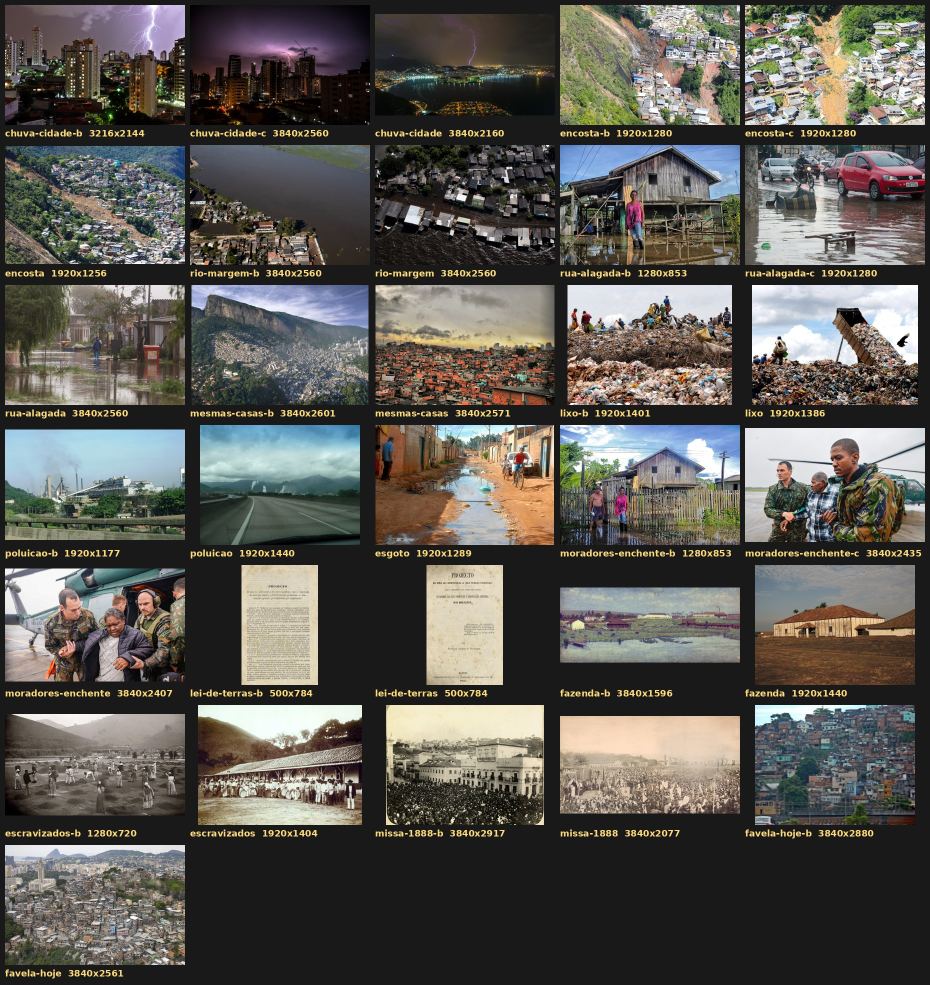
#> input picture pessoal-vitor/escola-consciencia-negra/trabalho/acervo/fotos/_folha.jpg, 1860 x 1970 px, given in place of base.png, which was not available (shown at 1/2 size)
$ python compor.py ../../../escola-consciencia-negra/trabalho/acervo/fotos/_folha.jpg
#> lines starting #> are read from the running program, lines starting #| are printed output that depends on the picture; after the words box and inside, x2 and y2 are one past the last pixel; in counts of white or black regions, pixels touching at a corner belong together
"""Thumb da Aula da Saudade: troca as fotos inventadas da imagem do Flow por fotos reais da 232, na perspectiva de cada moldura.
Rodar: python -I compor.py [--linhas]"""
import sys
import numpy as np
from PIL import Image, ImageDraw, ImageFilter, ImageOps

P = "C:/dev/maquina-de-editar/estudio/motor/public/final/p"
base = Image.open("base.png").convert("RGB")
#> base is the input picture: PIL image 1860x1970 RGB; mean R, G, B 91.1, 88.4, 82.6
W, H = base.size
#> W = 1860; H = 1970
SS = 3  # supersample


def homog(src, dst):
    A = []
    for (x, y), (u, v) in zip(src, dst):
        A.append([x, y, 1, 0, 0, 0, -u * x, -u * y]); A.append([0, 0, 0, x, y, 1, -v * x, -v * y])
    b = np.array(dst).reshape(8)
    return np.linalg.solve(np.array(A, float), b)


def lerp(a, b, t):
    return (a[0] + (b[0] - a[0]) * t, a[1] + (b[1] - a[1]) * t)


def inset(q, f):
    # ponto (u,v) bilinear dentro do quadrilátero TL TR BR BL
    def pt(u, v):
        return lerp(lerp(q[0], q[1], u), lerp(q[3], q[2], u), v)
    return [pt(f, f), pt(1 - f, f), pt(1 - f, 1 - f), pt(f, 1 - f)]


def dist(a, b):
    return ((a[0] - b[0]) ** 2 + (a[1] - b[1]) ** 2) ** 0.5


def cola(out, q, foto, foco=(0.5, 0.5), sepia=False, blur=0.0, luz=1.0, evita=None):
#> called with foto = 'k04', foco = (0.5, 0.4), sepia = False, blur = 2.4, luz = 0.9
    q = [(x * SS, y * SS) for x, y in q]
    asp = (dist(q[0], q[1]) + dist(q[3], q[2])) / (dist(q[0], q[3]) + dist(q[1], q[2]))
    im = ImageOps.exif_transpose(Image.open(f"{P}/{foto}.jpg")).convert("RGB")
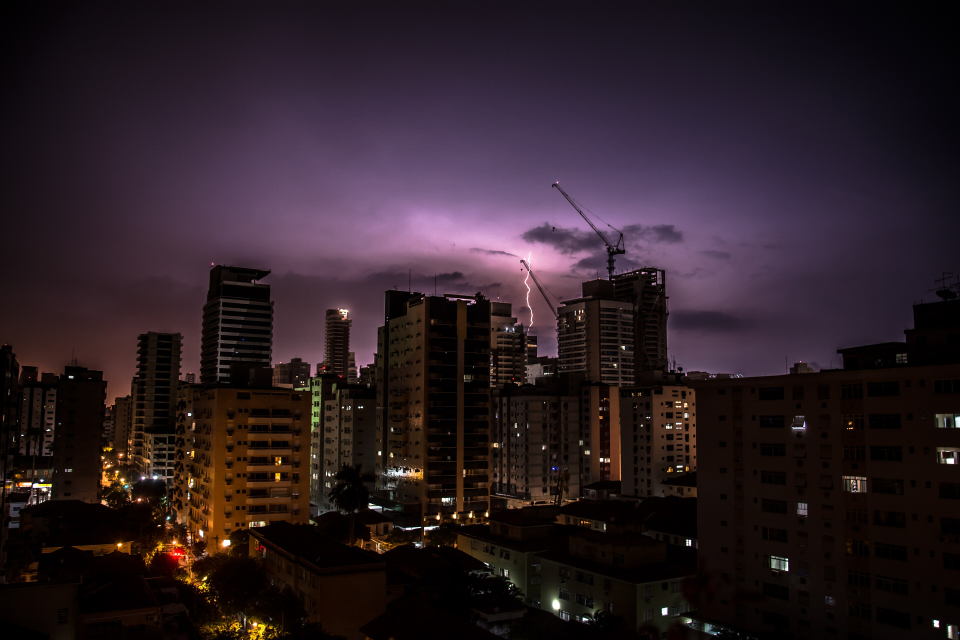
#> input picture pessoal-vitor/escola-consciencia-negra/trabalho/acervo/fotos/chuva-cidade-c.jpg, 3840 x 2560 px, given in place of k04.jpg, which was not available (shown at 1/4 size)
#> im is the input picture: PIL image 3840x2560 RGB; mean R, G, B 43.9, 30.5, 37
    iw, ih = im.size
#> iw = 3840; ih = 2560
    if iw / ih > asp:
        cw, ch = ih * asp, ih
    else:
        cw, ch = iw, iw / asp
#> cw = 3840; ch = 1820.8
    cx = min(max(foco[0] * iw, cw / 2), iw - cw / 2); cy = min(max(foco[1] * ih, ch / 2), ih - ch / 2)
#> after `cx = min(max(foco[0] * iw, cw / 2), iw - cw / 2)`: cx = 1920
#> after `cy = min(max(foco[1] * ih, ch / 2), ih - ch / 2)`: cy = 1024
    im = im.crop((int(cx - cw / 2), int(cy - ch / 2), int(cx + cw / 2), int(cy + ch / 2)))
#> im: PIL image 3840x1821 RGB
    if sepia:
        g = np.asarray(ImageOps.autocontrast(im.convert("L"), cutoff=1)).astype(float) / 255
        tom_esc, tom_cla = np.array([42, 24, 10]), np.array([242, 192, 132])
        im = Image.fromarray((tom_esc + (tom_cla - tom_esc) * (g ** 1.15)[..., None]).clip(0, 255).astype("uint8"))
    else:
        # luz quente do abajur: puxa para âmbar sem matar a cor
        a = np.asarray(im).astype(float)
        a = a * np.array([1.06, 0.97, 0.82]) * luz
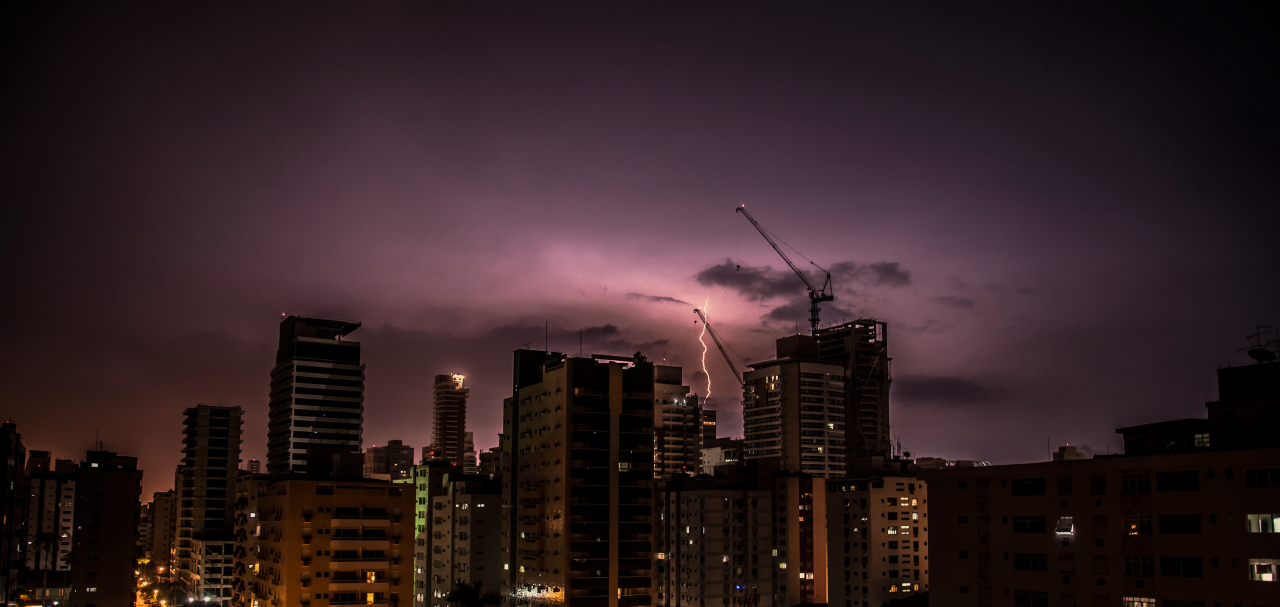
#> a: shape (1821, 3840, 3) float64 (shown at 1/3 size); mean R, G, B 50.2, 32.8, 35.6
        a = 255 * (a / 255) ** 1.05
        im = Image.fromarray(a.clip(0, 255).astype("uint8"))
    sw, sh = im.size
#> sw = 3840; sh = 1821
    src = [(0, 0), (sw, 0), (sw, sh), (0, sh)]
    coef = homog(q, src)  # saída -> entrada
    big = im.transform((W * SS, H * SS), Image.PERSPECTIVE, tuple(coef), Image.BICUBIC)
    m = Image.new("L", (W * SS, H * SS), 0)
#> m: PIL image 5580x5910 L; every value is 0
    ImageDraw.Draw(m).polygon(q, fill=255)
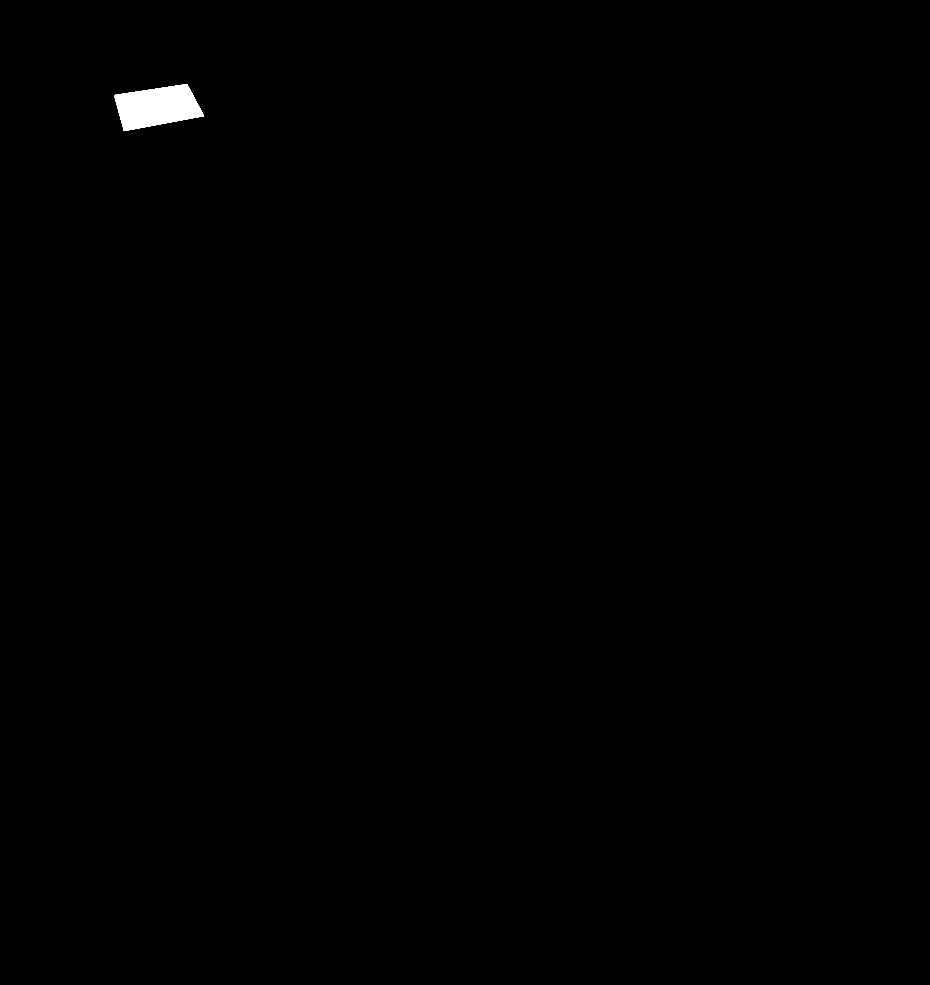
#> m: PIL image 5580x5910 L (shown at 1/6 size); 0.3% white; 1 white region, box (x1, y1, x2, y2) and area: (684, 504, 1225, 787) 100228
    if evita:
        for e in evita:
            ImageDraw.Draw(m).polygon([(x * SS, y * SS) for x, y in e], fill=0)
#> m: PIL image 5580x5910 L; 0.23% white; 1 white region, box (x1, y1, x2, y2) and area: (684, 504, 1169, 787) 74529
    big = big.resize((W, H), Image.LANCZOS); m = m.resize((W, H), Image.LANCZOS)
    if blur:
        big = big.filter(ImageFilter.GaussianBlur(blur))
    # grão leve para casar com a textura da imagem
    a = np.asarray(big).astype(float) + np.random.default_rng(7).normal(0, 3.0, (H, W, 1))
#> a: shape (1970, 1860, 3) float64
    big = Image.fromarray(a.clip(0, 255).astype("uint8"))
    out.paste(big, (0, 0), m)


out = base.copy()
# fotos do fundo (desfocadas), primeiro a de trás
F_ext = [(322, 202), (558, 184), (633, 308), (365, 316)]
cola(out, [(228, 190), (374, 168), (408, 232), (248, 262)], "k04", (0.5, 0.4), blur=2.4, luz=0.9, evita=[F_ext, [(0, 0), (225, 0), (225, 341), (0, 341)]])
cola(out, [(352, 229), (557, 201), (602, 289), (395, 314)], "k01", (0.5, 0.35), blur=2.0, luz=0.95)
#> call 2 of cola, with foto = 'k01', foco = (0.5, 0.35), sepia = False, blur = 2, luz = 0.95
#> in cola (call 2), `im = im.crop((int(cx - cw / 2), int(cy - ch / 2), int(cx + cw / 2), in..`:
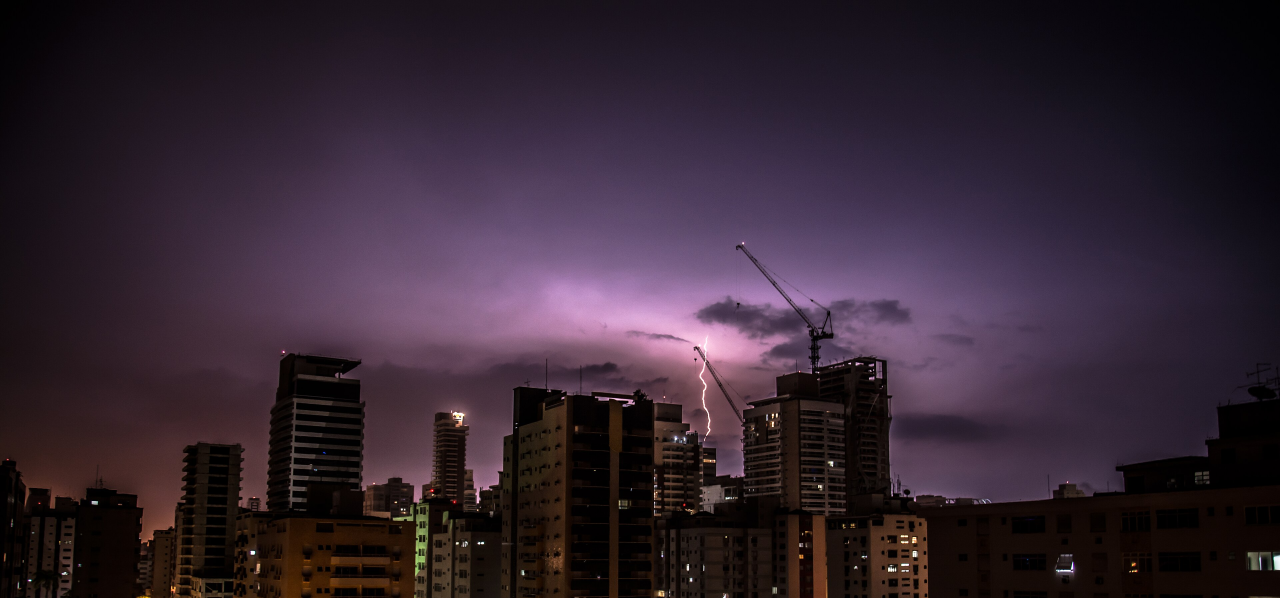
#> im: PIL image 3840x1794 RGB (shown at 1/3 size); mean R, G, B 51.2, 36.9, 48.9
#> in cola (call 2), `a = a * np.array([1.06, 0.97, 0.82]) * luz`:
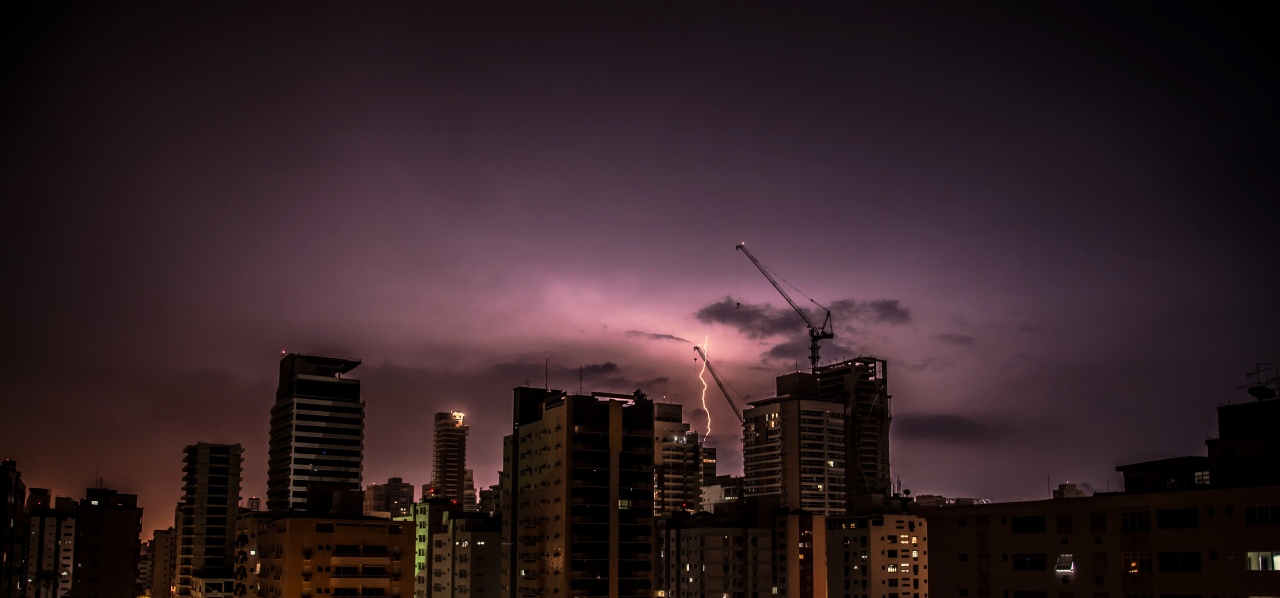
#> a: shape (1794, 3840, 3) float64 (shown at 1/3 size); mean R, G, B 51.6, 34, 38.1; drawn with min black and max white
#> (the run stopped early here; a loop or call above may not have finished)
